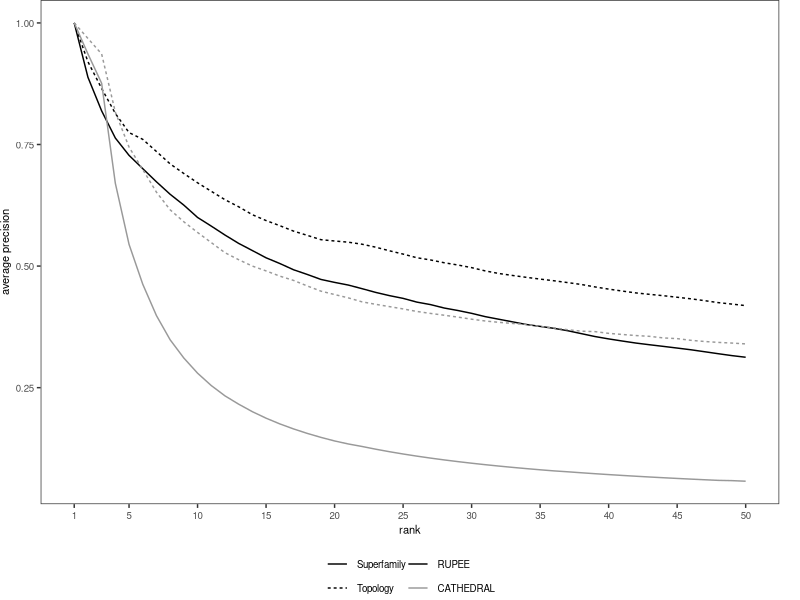

Write R code to recreate this figure.

library(ggplot2)
library(plyr)

# clear environment
rm(list = ls())

# read in data file
df <- read.csv('precision.txt')

# reorder factor levels
df$app <- factor(df$app, levels = c('RUPEE', 'CATHEDRAL'))

ggplot(df, aes(n, level_precision, group = interaction(app, hierarchy_level, lex.order = TRUE), color = app, linetype = hierarchy_level)) +
    
    # geoms
    geom_line(
        size = rel(0.5)
    ) + 

    # scales
    scale_color_grey(
        start = 0,
        end = 0.6
    ) + 
    scale_x_continuous(
        limits = c(1, 50),
        breaks = c(1, seq(5, 50, by = 5))
    ) + 
    
    # guides
    guides(color = guide_legend(override.aes = list(size = rel(0.5))), linetype = guide_legend(override.aes = list(size = rel(0.5)))) + 

    # axis labels
    labs(
         x = 'rank', 
         y = 'average precision'
    ) + 
    
    # default theme 
    theme_bw() +

    # default override
    theme(
        plot.title = element_blank(), 
        plot.margin = margin(0,15,0,0), 

        panel.grid = element_blank(),
        
        axis.text = element_text(size = 7), 
        axis.title = element_text(size = 8), 
        
        legend.text = element_text(size = 7),
        legend.title = element_blank(), 
        legend.position = 'bottom',
        legend.margin = unit(0,'mm'),
        legend.box = 'horizontal',
        legend.direction = 'vertical'
    ) 

ggsave('precision.eps', width = 3, height = 2.5)


